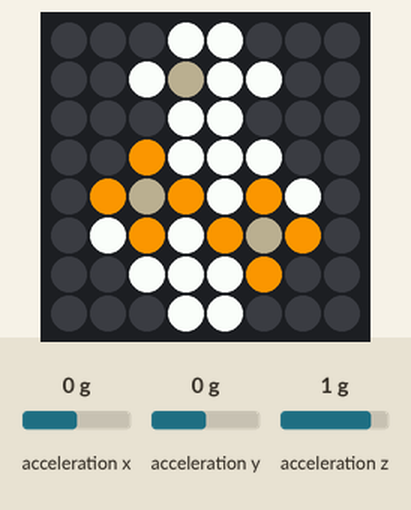
Recording of a program running on a simulated Raspberry Pi (BCM pin numbers) with a Sense HAT. Shown: the Sense HAT's 8×8 RGB LED matrix. The test bench sets the inputs (shaded band); at power-on: acceleration y 0 g, acceleration x 0 g, acceleration z 1 g.

Above: at 2.1 s.
2.2 s: acceleration y set to -1.4 g
At 2.65 s:
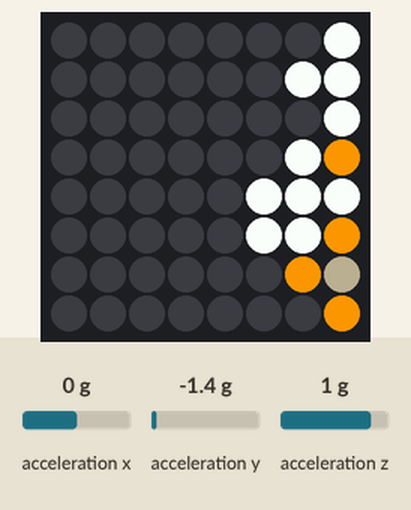
4.7 s: acceleration y set to 0.8 g
At 5.98 s:
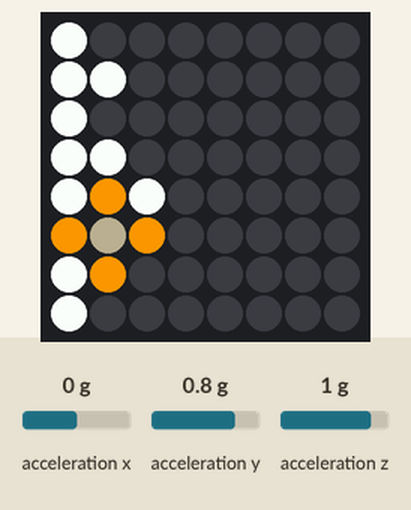
7.7 s: acceleration y set to -0.8 g
At 9.13 s:
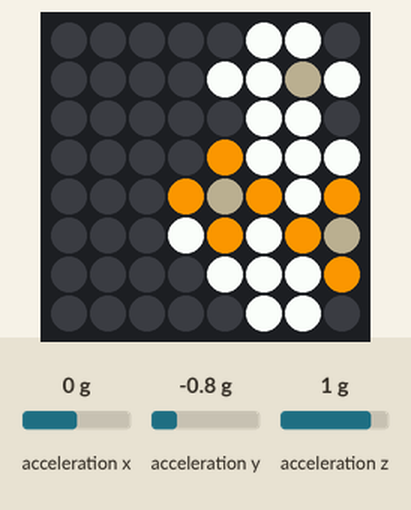
9.2 s: acceleration y set to 1.4 g
At 11.64 s:
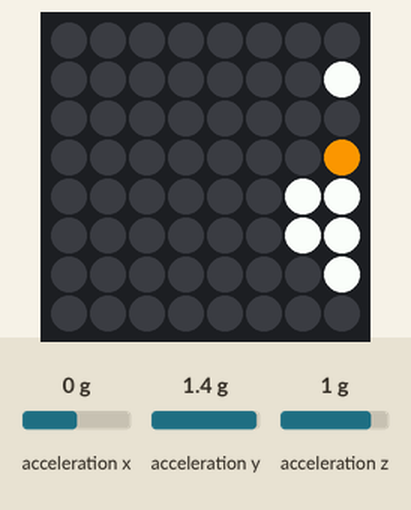

Measured:
- after the input at 2.2 s, the LEDs: first change at once (image 1 shows a later state)

The program:

bb8.py
```python
# Display animated BB-8 character using LED matrix display on Sense HAT
# MJ Legg 29/11/15

from sense_hat import SenseHat
import time

sense = SenseHat()
sense.set_rotation(r=180)

# Set up colours
w = [255,255,255]
b = [0,0,0]
o = [243,145,27]
g = [77,69,62]

# Set up sprites
sprite_b = [[b,b,b,b,b,b,b,b],
            [b,b,b,b,b,b,b,b],
            [b,b,b,b,b,b,b,b],
            [b,b,b,b,b,b,b,b],
            [b,b,b,b,b,b,b,b],
            [b,b,b,b,b,b,b,b],
            [b,b,b,b,b,b,b,b],
            [b,b,b,b,b,b,b,b]]

sprite_0 = [[b,b,b,w,w,b,b,b],
            [b,b,w,g,w,w,b,b],
            [b,b,b,w,w,b,b,b],
            [b,b,o,w,w,w,b,b],
            [b,o,g,o,w,o,w,b],
            [b,w,o,w,o,g,o,b],
            [b,b,w,w,w,o,b,b],
            [b,b,b,w,w,b,b,b]]

sprite_1 = [[b,b,b,w,w,b,b,b],
            [b,b,w,g,w,w,b,b],
            [b,b,b,w,w,b,b,b],
            [b,b,w,w,w,o,b,b],
            [b,w,o,w,o,g,o,b],
            [b,o,g,o,w,o,w,b],
            [b,b,o,w,w,w,b,b],
            [b,b,b,w,w,b,b,b]]

sprite_2 = [[b,b,b,w,w,b,b,b],
            [b,b,w,g,w,w,b,b],
            [b,b,b,w,o,b,b,b],
            [b,b,w,o,g,o,b,b],
            [b,w,w,w,o,w,w,b],
            [b,w,w,o,w,w,w,b],
            [b,b,o,g,o,w,b,b],
            [b,b,b,o,w,b,b,b]]

sprite_3 = [[b,b,b,w,w,b,b,b],
            [b,b,w,g,w,w,b,b],
            [b,b,b,o,w,b,b,b],
            [b,b,o,g,o,w,b,b],
            [b,w,w,o,w,w,w,b],
            [b,w,w,w,o,w,w,b],
            [b,b,w,o,g,o,b,b],
            [b,b,b,w,o,b,b,b]]

# Join two blank sprites with character sprite in middle
def combine_sprite(sprite, black_sprite=sprite_b):
    combine = [black_sprite[i] + sprite[i] + black_sprite[i] for i in range(len(sprite))]
    return flatten_array(combine)

# Flatten nested lists
def flatten_array(array):
    return [v for i in array for v in i]

# Reverse pixels in sprite
def reverse_sprite(sprite):
    return [i[::-1] for i in sprite]

# Take a 8x8 slice from sprite at given point
def slice_sprite(sprite, start):
    pixels = 192
    pixel_width = 24
    sprite_width = 8
    slice_range = [range(i,i+sprite_width) for i in range(start,pixels,pixel_width)]
    flat_range = flatten_array(slice_range)
    return [sprite[i] for i in flat_range]

# Left scroll through sequence of sprites
def scroll_left(sprites, scroll_start, scroll_stop):
    sprite_sequence = [i for i in range(4)]*4
    slice_starts = [(i,v) for i,v in enumerate(sprite_sequence)]
    slice_selection = slice_starts[scroll_start:scroll_stop]
    for i,v in slice_selection:
        sense.set_pixels(slice_sprite(sprites[v],i))
        time.sleep(0.1)

# Right scroll through sequence of sprites
def scroll_right(sprites, scroll_start, scroll_stop):
    sprite_sequence = [i for i in range(4)]*4
    slice_starts = [(i,v) for i,v in enumerate(sprite_sequence[::-1])]
    slice_selection = slice_starts[scroll_start:scroll_stop]
    slice_selection_reverse = slice_selection[::-1]
    for i,v in slice_selection_reverse:
        sense.set_pixels(slice_sprite(sprites[v],i))
        time.sleep(0.1)

# Animate through sequence of sprites
def animate(sprites):
    for i,v in enumerate(sprites):
        sense.set_pixels(slice_sprite(sprites[i],8))
        time.sleep(0.1)

sprites = [sprite_0,sprite_1,sprite_2,sprite_3]
rev_sprites = [reverse_sprite(i) for i in sprites]
padded_sprites = [combine_sprite(i) for i in sprites]
padded_rev_sprites = [combine_sprite(i) for i in rev_sprites]

# Enter from stage right
scroll_left(padded_sprites,0,9)

# Animate sprite in reaction to accelerometer movement
while True:
    x, y, z = sense.get_accelerometer_raw().values()
    if y > 0.1 and y < 0.3:
        animate(padded_sprites)
    elif y > 0.3:
        scroll_left(padded_sprites,9,16)
        scroll_left(padded_sprites,0,9)
    elif y < -0.1 and y > -0.3:
        animate(padded_rev_sprites)
    elif y < -0.3:
        scroll_right(padded_rev_sprites,0,9)
        scroll_right(padded_rev_sprites,8,16)
```
